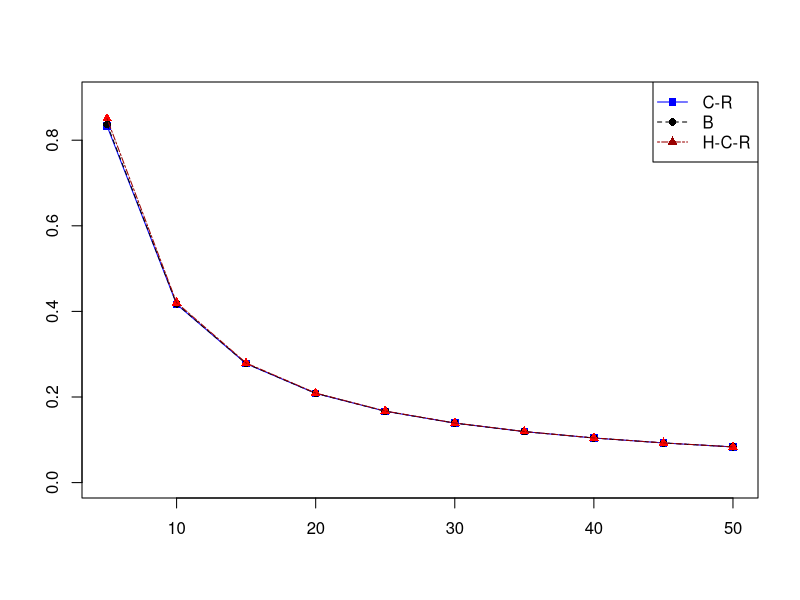

Here is the R script that generated this plot:
CR<-c(1000,1:9)
B<-c(1000,1:9)
HCR<-c(1000,1:9)
k<-function(p){
for(i in 1:10){
  N<-i*5
  
l<-function(delta)
  {
  ((delta/(p*(1-p)))+((delta^2)*(1-2*p))/(2*(p^2)*(1-p)^2))^2/(((((delta^2)/(p*(1-p)))+1)^N)-1)
}
f<-optimize(l,interval = c(0.0001,0.3),maximum=TRUE)
HCR[i]<-f[[2]]


ll<- 1/(N*p*(1-p))

CR[i]<-ll
lll<- 1/(N*p*(1-p))+((1-2*p)^2)/(4*N*(N-1)*p^2*(1-p^2))

B[i]<-lll
print("****************************")
}
  print(CR)
  print(HCR)
  print(B)
  ########################
  xdata <- c(5,10,15,20,25,30,35,40,45,50)
  lowerD <- CR
  lowerBh <- B
  lowerHCR<-HCR
  
  
  # plot the first curve by calling plot() function
  # First curve is plotted
  plot(xdata, lowerD, type="o", col="blue", pch=15, lty=1, ylim=c(0,0.9),xlab="", ylab="" )
  
  # Add second curve to the same plot by calling points() and lines()
  # Use symbol '*' for points.
  points(xdata,lowerBh, col="Black", pch=16)
  lines(xdata, lowerBh, col="Black",lty=2)
  points(xdata, lowerHCR, col="Red", pch=17)
  lines(xdata, lowerHCR, col="#990000",lty=6)
  legend("topright", legend=c("C-R", "B","H-C-R"),
         col=c("blue","black", "#990000"), pch=c(15,16,17),lty=c(1,2,6), cex=1)
  
  
}
k(0.4)